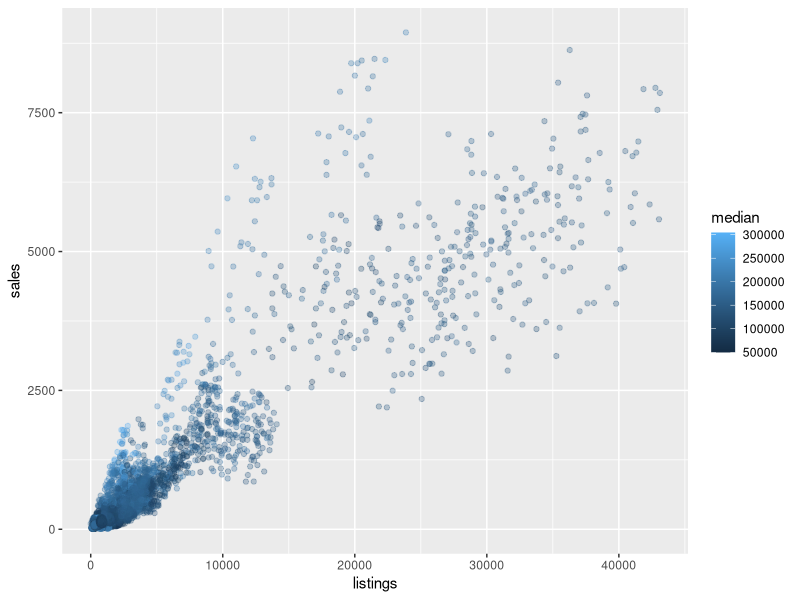
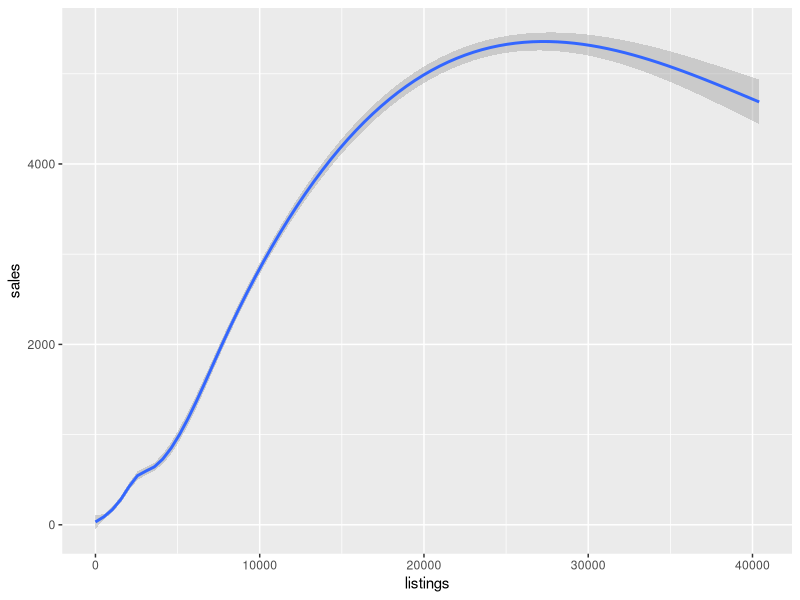
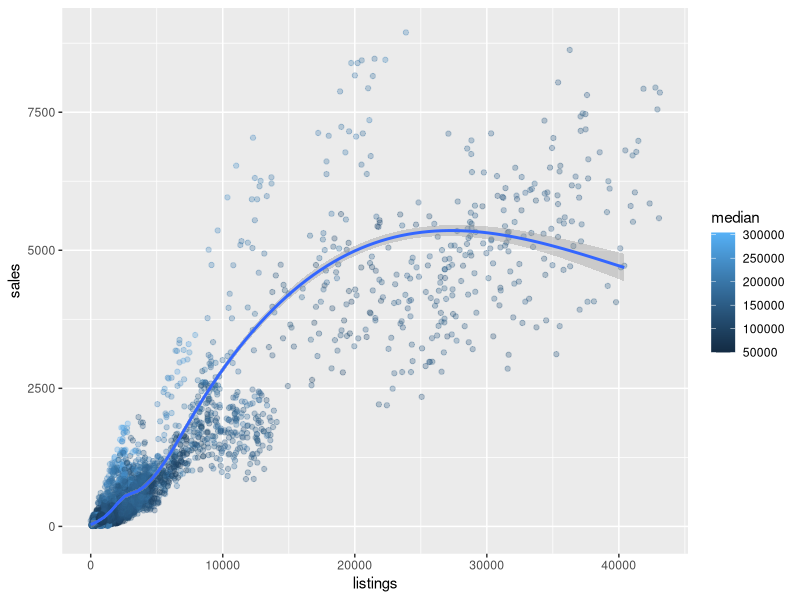
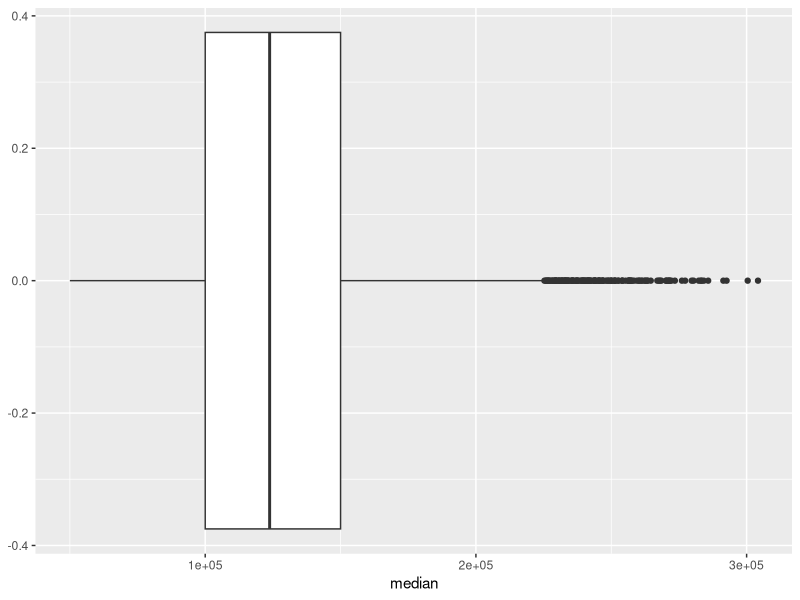

Here is the R script that generated these plots, in order:
## ---- chunk 1
knitr::opts_chunk$set(echo = TRUE)
library(tidyverse)
## ---- chunk 2
txhousing
glimpse(txhousing)
## ---- chunk 3
row_number <- 8602
## ---- chunk 4
variable_number <- 9
## ---- chunk 5
variable_type <- "double"
## ---- chunk 6
ggplot(data = txhousing) +
  geom_point(mapping=aes(x=listings, y=sales, color=median), alpha=.3)
## ---- chunk 7
ggplot(data = filter(txhousing, date > 2010)) +
  geom_smooth(mapping=aes(x=listings, y=sales))
## ---- chunk 8
ggplot(data = txhousing, mapping=aes(x=listings, y=sales)) +
  geom_point(mapping=aes(color=median), alpha=.3) +
  geom_smooth(data = filter(txhousing, date > 2010))
## ---- chunk 9
ggplot(data = txhousing) +
  geom_boxplot(mapping = aes(y = median)) +
  coord_flip()
## ---- chunk 10
(six_stats <- 
   summary(txhousing$listings)
)
